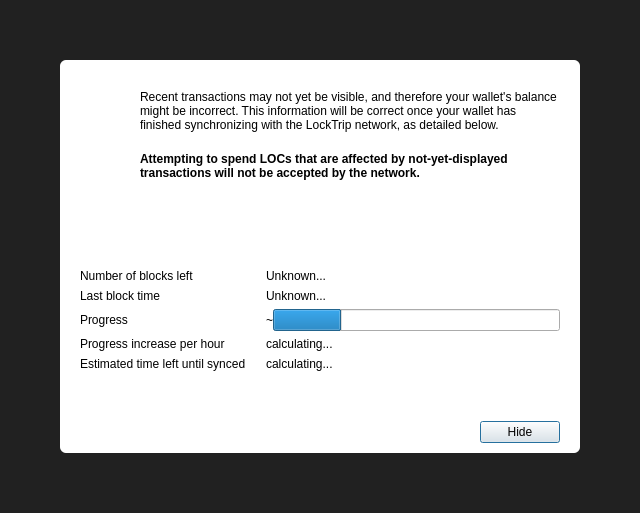
<?xml version="1.0" encoding="UTF-8"?>
<ui version="4.0">
 <class>ModalOverlay</class>
 <widget class="ModalOverlay" name="ModalOverlay">
  <property name="geometry">
   <rect>
    <x>0</x>
    <y>0</y>
    <width>640</width>
    <height>513</height>
   </rect>
  </property>
  <property name="windowTitle">
   <string>Form</string>
  </property>
  <layout class="QVBoxLayout" name="verticalLayout" stretch="0">
   <property name="sizeConstraint">
    <enum>QLayout::SetDefaultConstraint</enum>
   </property>
   <property name="leftMargin">
    <number>0</number>
   </property>
   <property name="topMargin">
    <number>0</number>
   </property>
   <property name="rightMargin">
    <number>0</number>
   </property>
   <property name="bottomMargin">
    <number>0</number>
   </property>
   <item>
    <widget class="QWidget" name="bgWidget" native="true">
     <property name="styleSheet">
      <string notr="true">#bgWidget { background: rgba(0,0,0,220); }</string>
     </property>
     <layout class="QVBoxLayout" name="verticalLayoutMain" stretch="0">
      <property name="leftMargin">
       <number>60</number>
      </property>
      <property name="topMargin">
       <number>60</number>
      </property>
      <property name="rightMargin">
       <number>60</number>
      </property>
      <property name="bottomMargin">
       <number>60</number>
      </property>
      <item>
       <widget class="QWidget" name="contentWidget" native="true">
        <property name="styleSheet">
         <string notr="true">#contentWidget { background: white; border-radius: 6px; }</string>
        </property>
        <layout class="QVBoxLayout" name="verticalLayout_3" stretch="1,0,0">
         <property name="spacing">
          <number>0</number>
         </property>
         <property name="leftMargin">
          <number>20</number>
         </property>
         <property name="topMargin">
          <number>10</number>
         </property>
         <property name="rightMargin">
          <number>20</number>
         </property>
         <property name="bottomMargin">
          <number>10</number>
         </property>
         <item>
          <widget class="QStackedWidget" name="stackedWidget">
           <property name="currentIndex">
            <number>0</number>
           </property>
           <widget class="QWidget" name="page">
            <layout class="QVBoxLayout" name="verticalLayout_2">
             <property name="spacing">
              <number>0</number>
             </property>
             <property name="leftMargin">
              <number>0</number>
             </property>
             <property name="topMargin">
              <number>0</number>
             </property>
             <property name="rightMargin">
              <number>0</number>
             </property>
             <property name="bottomMargin">
              <number>0</number>
             </property>
             <item>
              <layout class="QHBoxLayout" name="horizontalLayoutIconText" stretch="0,1">
               <property name="spacing">
                <number>20</number>
               </property>
               <property name="topMargin">
                <number>20</number>
               </property>
               <item>
                <layout class="QVBoxLayout" name="verticalLayoutIcon">
                 <item>
                  <widget class="QPushButton" name="warningIcon">
                   <property name="enabled">
                    <bool>false</bool>
                   </property>
                   <property name="text">
                    <string/>
                   </property>
                   <property name="icon">
                    <iconset>
                     <normaloff>:/icons/warning</normaloff>
                     <disabledoff>:/icons/warning</disabledoff>:/icons/warning</iconset>
                   </property>
                   <property name="iconSize">
                    <size>
                     <width>48</width>
                     <height>48</height>
                    </size>
                   </property>
                   <property name="flat">
                    <bool>true</bool>
                   </property>
                  </widget>
                 </item>
                 <item>
                  <spacer name="verticalSpacerWarningIcon">
                   <property name="orientation">
                    <enum>Qt::Vertical</enum>
                   </property>
                   <property name="sizeHint" stdset="0">
                    <size>
                     <width>20</width>
                     <height>40</height>
                    </size>
                   </property>
                  </spacer>
                 </item>
                </layout>
               </item>
               <item>
                <layout class="QVBoxLayout" name="verticalLayoutInfoText">
                 <property name="leftMargin">
                  <number>0</number>
                 </property>
                 <property name="topMargin">
                  <number>0</number>
                 </property>
                 <item>
                  <widget class="QLabel" name="infoText">
                   <property name="text">
                    <string>Recent transactions may not yet be visible, and therefore your wallet's balance might be incorrect. This information will be correct once your wallet has finished synchronizing with the LockTrip network, as detailed below.</string>
                   </property>
                   <property name="textFormat">
                    <enum>Qt::RichText</enum>
                   </property>
                   <property name="wordWrap">
                    <bool>true</bool>
                   </property>
                  </widget>
                 </item>
                 <item>
                  <widget class="QLabel" name="infoTextStrong">
                   <property name="font">
                    <font>
                     <weight>75</weight>
                     <bold>true</bold>
                    </font>
                   </property>
                   <property name="text">
                    <string>Attempting to spend LOCs that are affected by not-yet-displayed transactions will not be accepted by the network.</string>
                   </property>
                   <property name="textFormat">
                    <enum>Qt::RichText</enum>
                   </property>
                   <property name="wordWrap">
                    <bool>true</bool>
                   </property>
                  </widget>
                 </item>
                 <item>
                  <spacer name="verticalSpacerInTextSpace">
                   <property name="orientation">
                    <enum>Qt::Vertical</enum>
                   </property>
                   <property name="sizeHint" stdset="0">
                    <size>
                     <width>20</width>
                     <height>40</height>
                    </size>
                   </property>
                  </spacer>
                 </item>
                </layout>
               </item>
              </layout>
             </item>
             <item>
              <layout class="QFormLayout" name="formLayout">
               <property name="fieldGrowthPolicy">
                <enum>QFormLayout::ExpandingFieldsGrow</enum>
               </property>
               <property name="horizontalSpacing">
                <number>20</number>
               </property>
               <property name="verticalSpacing">
                <number>6</number>
               </property>
               <property name="topMargin">
                <number>10</number>
               </property>
               <item row="0" column="0">
                <widget class="QLabel" name="labelNumberOfBlocksLeft">
                 <property name="font">
                  <font>
                   <weight>50</weight>
                   <bold>false</bold>
                  </font>
                 </property>
                 <property name="text">
                  <string>Number of blocks left</string>
                 </property>
                </widget>
               </item>
               <item row="0" column="1">
                <widget class="QLabel" name="numberOfBlocksLeft">
                 <property name="sizePolicy">
                  <sizepolicy hsizetype="Expanding" vsizetype="Preferred">
                   <horstretch>0</horstretch>
                   <verstretch>0</verstretch>
                  </sizepolicy>
                 </property>
                 <property name="text">
                  <string>Unknown...</string>
                 </property>
                </widget>
               </item>
               <item row="1" column="0">
                <widget class="QLabel" name="labelLastBlockTime">
                 <property name="font">
                  <font>
                   <weight>50</weight>
                   <bold>false</bold>
                  </font>
                 </property>
                 <property name="text">
                  <string>Last block time</string>
                 </property>
                </widget>
               </item>
               <item row="1" column="1">
                <widget class="QLabel" name="newestBlockDate">
                 <property name="sizePolicy">
                  <sizepolicy hsizetype="Expanding" vsizetype="Preferred">
                   <horstretch>0</horstretch>
                   <verstretch>0</verstretch>
                  </sizepolicy>
                 </property>
                 <property name="text">
                  <string>Unknown...</string>
                 </property>
                </widget>
               </item>
               <item row="2" column="0">
                <widget class="QLabel" name="labelSyncDone">
                 <property name="font">
                  <font>
                   <weight>50</weight>
                   <bold>false</bold>
                  </font>
                 </property>
                 <property name="text">
                  <string>Progress</string>
                 </property>
                </widget>
               </item>
               <item row="2" column="1">
                <layout class="QHBoxLayout" name="horizontalLayoutSync" stretch="0,1">
                 <item>
                  <widget class="QLabel" name="percentageProgress">
                   <property name="text">
                    <string notr="true">~</string>
                   </property>
                  </widget>
                 </item>
                 <item>
                  <widget class="QProgressBar" name="progressBar">
                   <property name="value">
                    <number>24</number>
                   </property>
                   <property name="format">
                    <string/>
                   </property>
                  </widget>
                 </item>
                </layout>
               </item>
               <item row="4" column="0">
                <widget class="QLabel" name="labelProgressIncrease">
                 <property name="font">
                  <font>
                   <weight>50</weight>
                   <bold>false</bold>
                  </font>
                 </property>
                 <property name="text">
                  <string>Progress increase per hour</string>
                 </property>
                </widget>
               </item>
               <item row="4" column="1">
                <widget class="QLabel" name="progressIncreasePerH">
                 <property name="sizePolicy">
                  <sizepolicy hsizetype="Expanding" vsizetype="Preferred">
                   <horstretch>0</horstretch>
                   <verstretch>0</verstretch>
                  </sizepolicy>
                 </property>
                 <property name="text">
                  <string>calculating...</string>
                 </property>
                </widget>
               </item>
               <item row="5" column="0">
                <widget class="QLabel" name="labelEstimatedTimeLeft">
                 <property name="font">
                  <font>
                   <weight>50</weight>
                   <bold>false</bold>
                  </font>
                 </property>
                 <property name="text">
                  <string>Estimated time left until synced</string>
                 </property>
                </widget>
               </item>
               <item row="5" column="1">
                <widget class="QLabel" name="expectedTimeLeft">
                 <property name="sizePolicy">
                  <sizepolicy hsizetype="Expanding" vsizetype="Preferred">
                   <horstretch>0</horstretch>
                   <verstretch>0</verstretch>
                  </sizepolicy>
                 </property>
                 <property name="text">
                  <string>calculating...</string>
                 </property>
                </widget>
               </item>
              </layout>
             </item>
            </layout>
           </widget>
           <widget class="QWidget" name="page_2">
            <layout class="QVBoxLayout" name="verticalLayout_4">
             <property name="spacing">
              <number>15</number>
             </property>
             <property name="topMargin">
              <number>40</number>
             </property>
             <property name="bottomMargin">
              <number>40</number>
             </property>
             <item>
              <layout class="QHBoxLayout" name="horizontalLayout_2">
               <item>
                <spacer name="horizontalSpacer_4">
                 <property name="orientation">
                  <enum>Qt::Horizontal</enum>
                 </property>
                 <property name="sizeHint" stdset="0">
                  <size>
                   <width>40</width>
                   <height>20</height>
                  </size>
                 </property>
                </spacer>
               </item>
               <item>
                <widget class="QPushButton" name="warningIconBackup">
                 <property name="enabled">
                  <bool>false</bool>
                 </property>
                 <property name="text">
                  <string/>
                 </property>
                 <property name="icon">
                  <iconset>
                   <normaloff>:/styles/app-icons/message_warning</normaloff>
                   <disabledoff>:/styles/app-icons/message_warning</disabledoff>:/styles/app-icons/message_warning</iconset>
                 </property>
                 <property name="iconSize">
                  <size>
                   <width>120</width>
                   <height>120</height>
                  </size>
                 </property>
                 <property name="flat">
                  <bool>true</bool>
                 </property>
                </widget>
               </item>
               <item>
                <spacer name="horizontalSpacer_5">
                 <property name="orientation">
                  <enum>Qt::Horizontal</enum>
                 </property>
                 <property name="sizeHint" stdset="0">
                  <size>
                   <width>40</width>
                   <height>20</height>
                  </size>
                 </property>
                </spacer>
               </item>
              </layout>
             </item>
             <item>
              <widget class="QLabel" name="labelNote">
               <property name="text">
                <string>IMPORTANT NOTE!</string>
               </property>
               <property name="alignment">
                <set>Qt::AlignCenter</set>
               </property>
              </widget>
             </item>
             <item>
              <widget class="QLabel" name="labelMessage">
               <property name="text">
                <string>Making a backup of your wallet helps ensure you can always maintain access to your funds. Please backup your wallet in order to avoid losing funds.</string>
               </property>
               <property name="alignment">
                <set>Qt::AlignCenter</set>
               </property>
               <property name="wordWrap">
                <bool>true</bool>
               </property>
              </widget>
             </item>
             <item>
              <spacer name="verticalSpacer">
               <property name="orientation">
                <enum>Qt::Vertical</enum>
               </property>
               <property name="sizeType">
                <enum>QSizePolicy::Expanding</enum>
               </property>
               <property name="sizeHint" stdset="0">
                <size>
                 <width>20</width>
                 <height>40</height>
                </size>
               </property>
              </spacer>
             </item>
             <item>
              <layout class="QHBoxLayout" name="horizontalLayout">
               <item>
                <spacer name="horizontalSpacer_2">
                 <property name="orientation">
                  <enum>Qt::Horizontal</enum>
                 </property>
                 <property name="sizeHint" stdset="0">
                  <size>
                   <width>40</width>
                   <height>20</height>
                  </size>
                 </property>
                </spacer>
               </item>
               <item>
                <widget class="QPushButton" name="walletBackupButton">
                 <property name="text">
                  <string>Wallet backup</string>
                 </property>
                </widget>
               </item>
               <item>
                <spacer name="horizontalSpacer_3">
                 <property name="orientation">
                  <enum>Qt::Horizontal</enum>
                 </property>
                 <property name="sizeHint" stdset="0">
                  <size>
                   <width>40</width>
                   <height>20</height>
                  </size>
                 </property>
                </spacer>
               </item>
              </layout>
             </item>
            </layout>
           </widget>
          </widget>
         </item>
         <item>
          <spacer name="verticalSpacerAfterText">
           <property name="orientation">
            <enum>Qt::Vertical</enum>
           </property>
           <property name="sizeHint" stdset="0">
            <size>
             <width>20</width>
             <height>40</height>
            </size>
           </property>
          </spacer>
         </item>
         <item>
          <layout class="QHBoxLayout" name="horizontalLayoutButtons">
           <property name="leftMargin">
            <number>10</number>
           </property>
           <property name="topMargin">
            <number>10</number>
           </property>
           <item>
            <spacer name="horizontalSpacer">
             <property name="orientation">
              <enum>Qt::Horizontal</enum>
             </property>
             <property name="sizeHint" stdset="0">
              <size>
               <width>40</width>
               <height>20</height>
              </size>
             </property>
            </spacer>
           </item>
           <item>
            <widget class="QPushButton" name="closeButton">
             <property name="text">
              <string>Hide</string>
             </property>
             <property name="focusPolicy">
              <enum>Qt::StrongFocus</enum>
             </property>
             <property name="default">
              <bool>true</bool>
             </property>
            </widget>
           </item>
          </layout>
         </item>
        </layout>
       </widget>
      </item>
     </layout>
    </widget>
   </item>
  </layout>
 </widget>
 <customwidgets>
  <customwidget>
   <class>ModalOverlay</class>
   <extends>QWidget</extends>
   <header>modaloverlay.h</header>
   <container>1</container>
  </customwidget>
 </customwidgets>
 <resources/>
 <connections/>
</ui>
